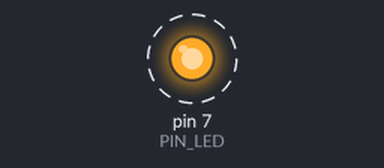
A sketch run on a simulated Arduino Uno, built with avr-gcc and run on an emulated ATmega328P. On the bench: output pins drawn as LEDs (lit = HIGH). Dashed ring = blinking. What the sketch prints to the serial monitor is not drawn. At 2.0 s the program stops and its outputs stay as they are.

Above: at 1.05 s.
Timing chart, 0 to 3.5 s (numbered marks = the images above):
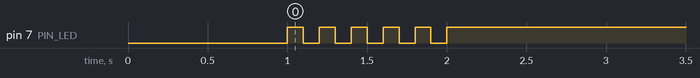

The sketch:

05_practice_2.ino
```cpp
#define PIN_LED 7
unsigned int count, toggle;

void setup() {
  pinMode(PIN_LED, OUTPUT);
  Serial.begin(115200); // Initialize serial port
  while (!Serial) {
    ; // wait for serial port to connect.
  }
  Serial.println("Hello World!");
  count = 0;toggle = 0;
  digitalWrite(PIN_LED, toggle); // turn on LED.
  delay(1000);//wait for 1,000 milliseconds
}

void loop() {
  Serial.println(++count);
  toggle = toggle_state(toggle);// toggle LED value.
  digitalWrite(PIN_LED, toggle);// update LED status.
  if (count==11){
    while(1){} // infinite loop
  }
  delay(100); // wait for 1,00 milliseconds
}

int toggle_state(int toggle) {
  return !toggle;
}
```

Measured:
- by itself, pin 7 (PIN_LED): alternates HIGH for 0.10 s and LOW for 0.10 s, 11 changes in all, then stays HIGH
